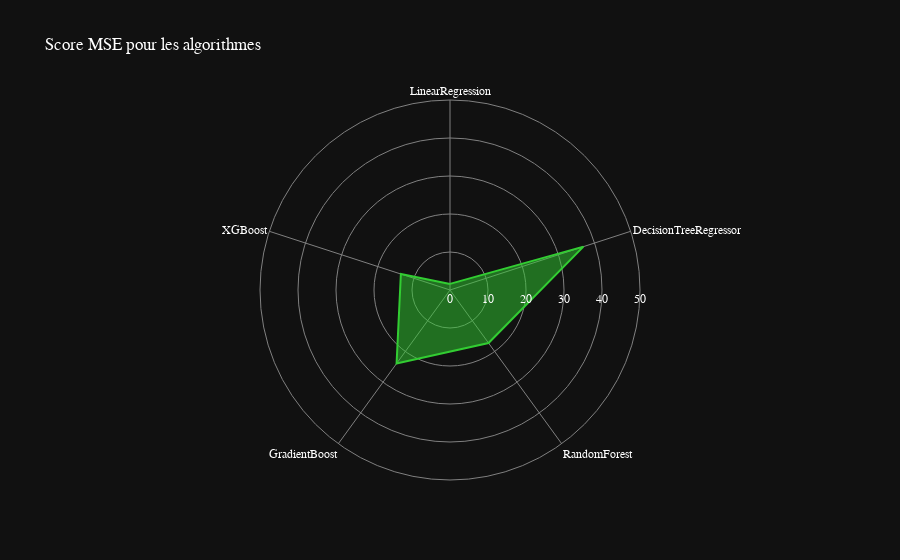

The cell this chart's notebook holds for it:
### Code cell
df = pd.DataFrame(dict(
    r=[mse_linear/10e9, mse_tree/10e9, mse_random_forest/10e9, mse_gradient/10e9, mse_xgboost/10e9],
    theta=['LinearRegression','DecisionTreeRegressor','RandomForest',
           'GradientBoost', 'XGBoost']))
fig = px.line_polar(df, r='r', theta='theta',title="Score MSE pour les algorithmes", line_close=True, template='plotly_dark', color_discrete_sequence=['limegreen'])
fig.update_traces(fill='toself')
# change la police
fig.update_layout(
    font=dict(
        family="Optima",
        size=12,
        color="white"
    )
)
# Masquer la ligne représentant les valeurs de 0 à 5 sur l'axe radial
fig.update_layout(
    polar=dict(
        radialaxis=dict(
            showline=False, # masquer la ligne sur l'axe radial
            range=[0,50], # plage maximale de l'axe radial
            showticklabels=True
        )
    )
)

fig.update_layout(
    polar=dict(
        radialaxis=dict(gridcolor='gray', linecolor='gray'),
        angularaxis=dict(gridcolor='gray', linecolor='gray')
    )
)
fig.show()

### Figure 1 — Plotly figure (JSON) as saved in the notebook; plotly's stock layout.template omitted (floating-point values rounded to 4 significant figures)
{"data": [{"fill": "toself", "hovertemplate": "r=%{r}<br>theta=%{theta}<extra></extra>", "legendgroup": "", "line": {"color": "limegreen", "dash": "solid"}, "marker": {"symbol": "circle"}, "mode": "lines", "name": "", "r": [1.603, 36.92, 17.26, 23.92, 13.59, 1.603], "showlegend": false, "subplot": "polar", "theta": ["LinearRegression", "DecisionTreeRegressor", "RandomForest", "GradientBoost", "XGBoost", "LinearRegression"], "type": "scatterpolar"}], "layout": {"font": {"color": "white", "family": "Optima", "size": 12}, "legend": {"tracegroupgap": 0}, "polar": {"angularaxis": {"direction": "clockwise", "gridcolor": "gray", "linecolor": "gray", "rotation": 90}, "domain": {"x": [0, 1], "y": [0, 1]}, "radialaxis": {"gridcolor": "gray", "linecolor": "gray", "range": [0, 50], "showline": false, "showticklabels": true}}, "title": {"text": "Score MSE pour les algorithmes"}}}
